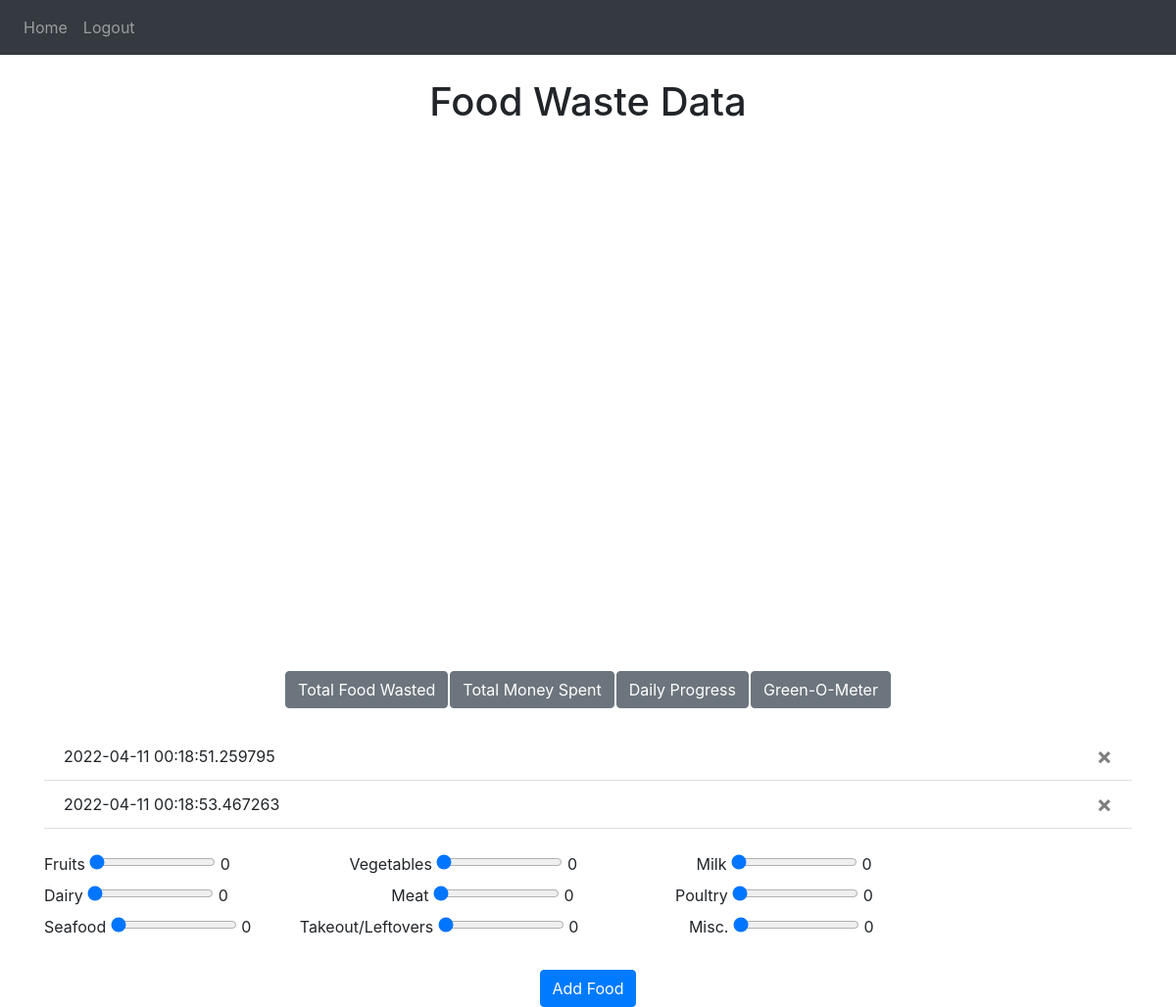
Page / (signed in) on the earlier database version.
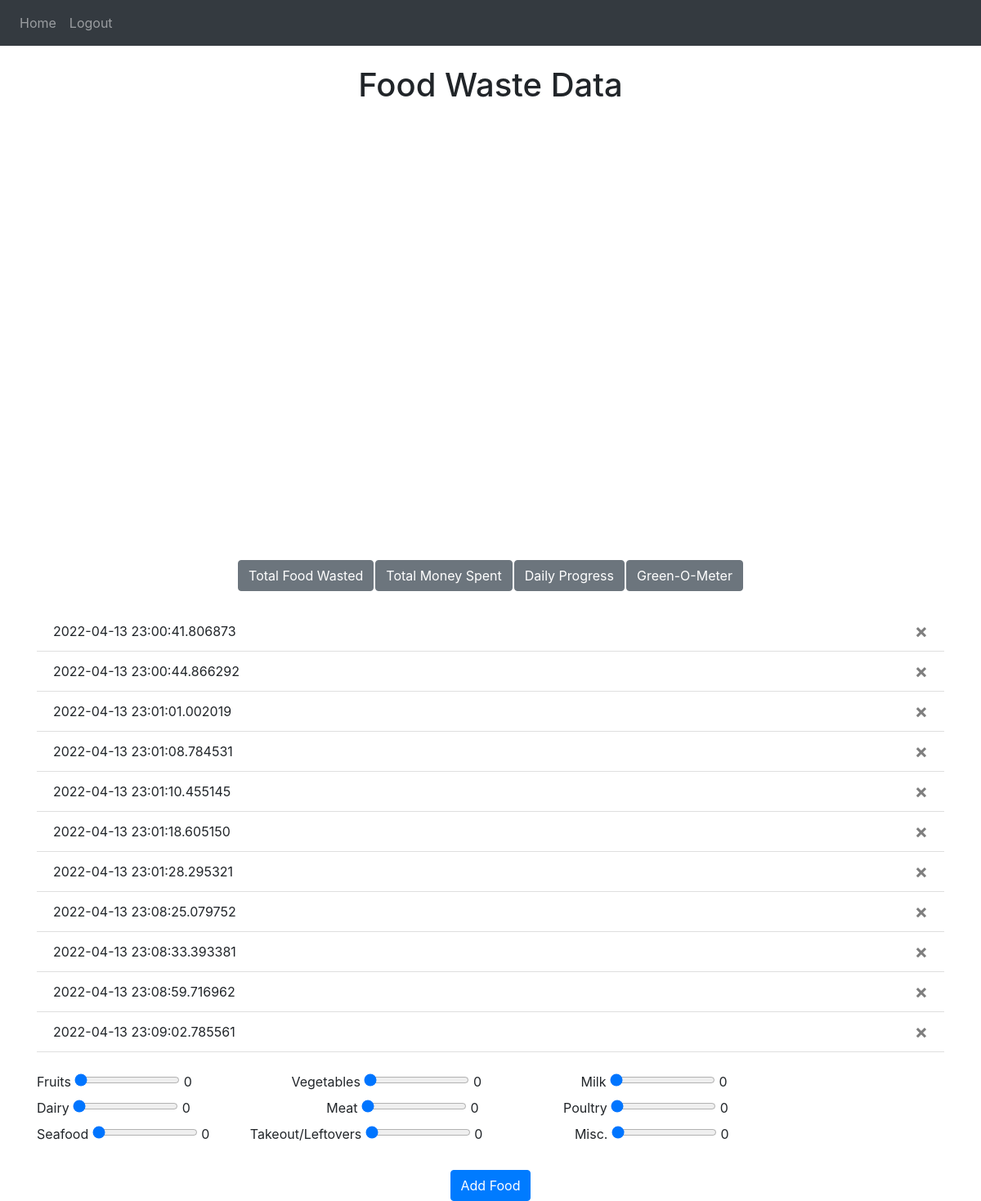
Same page on the later database version.
### website/models.py (models this page shows)
class UserFoodWaste(db.Model):
    user_id = db.Column(db.Integer, db.ForeignKey('user.id'))
    id = db.Column(db.Integer, primary_key=True)
    date = db.Column(db.DateTime(timezone=True), default=datetime.now)
    fruit= db.Column(db.Integer)
    veggies = db.Column(db.Integer)
    milk = db.Column(db.Integer)
    dairy = db.Column(db.Integer)
    meat = db.Column(db.Integer)
    poultry = db.Column(db.Integer)
    fish_seafood = db.Column(db.Integer)
    takeout = db.Column(db.Integer)
    other = db.Column(db.Integer)

### website/views.py (the view, shortened to what this page needs)
@views.route('/', methods=['GET', 'POST'])
@login_required
def home():
    return render_template("home.html", user=current_user)

### website/__init__.py (called while the page is built)
def create_app():
    app = Flask(__name__)
    app.config['SECRET_KEY'] = 'randomstring'
    app.config['SQLALCHEMY_DATABASE_URI'] = f'sqlite:///{DB_NAME}'
    db.init_app(app)
    from .views import views
    from .auth import auth
    app.register_blueprint(views, url_prefix='/')
    app.register_blueprint(auth, url_prefix='/')
    from .models import User, Note
    create_database(app)
    login_manager = LoginManager()
    login_manager.login_view = 'auth.login'
    login_manager.init_app(app)
    @login_manager.user_loader
    def load_user(id):
        return User.query.get(int(id))
    return app

### website/templates/home.html (shortened to what this page needs)
{% extends "base.html" %} {% block title %}Home{% endblock %} {% block content
%}
<head>
</head>
<h1 align="center">Food Waste Data</h1>
<br />
  <div id="my_dataviz">
    <div id="fw" style="display:hidden;"></div>
  </div>
<br/>
<div align="center">
  <table>
    <tr>
      <th>
        <form method="POST">
          <button type="submit" class="btn btn-secondary" onclick = "">
            Total Food Wasted
          </button>
        </form>
      </th>
      <th>
        <form method="POST">
          <button type="submit" class="btn btn-secondary">
            Total Money Spent
          </button>
        </form>
      </th>
      <th>
        <form method="POST">
          <button type="submit" class="btn btn-secondary">
            Daily Progress
          </button>
        </form>
      </th>
      <th>
        <form method="POST">
          <button type="submit" class="btn btn-secondary">Green-O-Meter</button>
        </form>
      </th>
    </tr>
  </table>
</div>
<br />
  <ul class="list-group list-group-flush" id="notes">
    {% for day in user.foodWaste %}
    <li class="list-group-item">
      {{ day.date }}
      <button type="button" class="close" onClick="deleteNote({{ day.id }})">
        <span aria-hidden="true">&times;</span>
      </button>
    </li>
    {% endfor %}
  </ul>
<br />
<form method="POST">
  <label for="fruit">Fruits</label>
  <input
    type="range"
    name="fruit"
    min="0"
    max="100"
    value="0"
    class="myslider"
    id="fruit"
    oninput="outputUpdate(value, 'fruit_val')"
  />
  <output for="fruit" id="fruit_val">0</output>
  <label for="veggies">Vegetables</label>
  <input
    type="range"
    name="veggies"
    min="0"
    max="100"
    value="0"
    class="myslider"
    id="veggies"
    oninput="outputUpdate(value, 'veggie_val')"
  />
  <output for="veggies" id="veggie_val">0</output>
  <label for="milk">Milk</label>
  <input
    type="range"
    name="milk"
    min="0"
    max="100"
    value="0"
    class="myslider"
    id="milk"
    oninput="outputUpdate(value, 'milk_val')"
  />
  <output for="milk" id="milk_val">0</output>
  <br />
  <label for="dairy">Dairy</label>
  <input
    type="range"
    name="dairy"
    min="0"
    max="100"
    value="0"
    class="myslider"
    id="dairy"
    oninput="outputUpdate(value, 'dairy_val')"
  />
  <output for="dairy" id="dairy_val">0</output>
  <label for="meat">Meat</label>
  <input
    type="range"
    name="meat"
    min="0"
    max="100"
    value="0"
    class="myslider"
    id="meat"
    oninput="outputUpdate(value, 'meat_val')"
  />
  <output for="meat" id="meat_val">0</output>
  <label for="poultry">Poultry</label>
  <input
    type="range"
    name="poultry"
    min="0"
    max="100"
    value="0"
    class="myslider"
    id="poultry"
    oninput="outputUpdate(value, 'poultry_val')"
  />
  <output for="poultry" id="poultry_val">0</output>
  <br />
  <label for="fish_seafood">Seafood</label>
  <input
    type="range"
    name="fish_seafood"
    min="0"
    max="100"
    value="0"
    class="myslider"
    id="fish_seafood"
    oninput="outputUpdate(value, 'fish_seafood_val')"
  />
  <output for="fish_seafood" id="fish_seafood_val">0</output>
  <label for="takeout">Takeout/Leftovers</label>
  <input
    type="range"
    name="takeout"
    min="0"
    max="100"
    value="0"
    class="myslider"
    id="takeout"
    oninput="outputUpdate(value, 'takeout_val')"
  />
  <output for="takeout" id="takeout_val">0</output>
  <label for="other">Misc.</label>
  <input
    type="range"
    name="other"
    min="0"
    max="100"
    value="0"
    class="myslider"
    id="other"
    oninput="outputUpdate(value, 'other_val')"
  />
  <output for="other" id="other_val">0</output>
  <br />
  <br />
  <div align="center">
    <button type="submit" class="btn btn-primary">Add Food</button>
  </div>
</form>
{% endblock %}

### website/templates/base.html (shortened to what this page needs)
<!DOCTYPE html>
<html>
  <head>
    <link
      rel="stylesheet"
      href="https://stackpath.bootstrapcdn.com/bootstrap/4.4.1/css/bootstrap.min.css"
    />
    <link
      rel="stylesheet"
      href="https://stackpath.bootstrapcdn.com/font-awesome/4.7.0/css/font-awesome.min.css"
    />
  </head>
  <body>
    <nav class="navbar navbar-expand-lg navbar-dark bg-dark">
      <div class="collapse navbar-collapse" id="navbar">
        <div class="navbar-nav">
          {% if user.is_authenticated %}
          <a class="nav-item nav-link" id="home" href="/">Home</a>
          <a class="nav-item nav-link" id="logout" href="/logout">Logout</a>
          {% else %}
          <a class="nav-item nav-link" id="login" href="/login">Login</a>
          <a class="nav-item nav-link" id="signUp" href="/sign-up">Sign Up</a>
          {% endif %}
        </div>
      </div>
    </nav>
    <br />
    <div class="container">{% block content %} {% endblock %}</div>
  </body>
</html>

Differences in the rows shown:
changed UserFoodWaste (number 1 of 11 on the later page): date "2022-04-11 00:18:51.259795" → "2022-04-13 23:00:41.806873"
added UserFoodWaste: date "2022-04-13 23:00:44.866292"
changed UserFoodWaste (number 3 of 11 on the later page): date "2022-04-11 00:18:53.467263" → "2022-04-13 23:01:01.002019"
added UserFoodWaste: date "2022-04-13 23:01:08.784531"
added UserFoodWaste: date "2022-04-13 23:01:10.455145"
added UserFoodWaste: date "2022-04-13 23:01:18.605150"
added UserFoodWaste: date "2022-04-13 23:01:28.295321"
added UserFoodWaste: date "2022-04-13 23:08:25.079752"
added UserFoodWaste: date "2022-04-13 23:08:33.393381"
added UserFoodWaste: date "2022-04-13 23:08:59.716962"
added UserFoodWaste: date "2022-04-13 23:09:02.785561"
